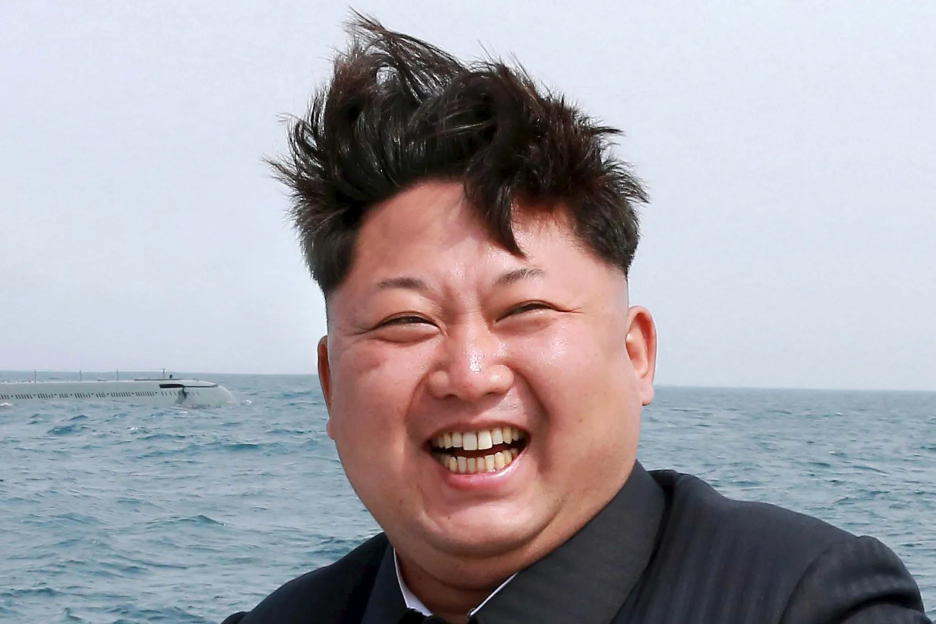
#> input picture neww.png, 1872 x 1248 px, found by its file name (shown at 1/2 size)
$ python 'Image Resizing.py'
#> lines starting #> are read from the running program, lines starting #| are printed output that depends on the picture
import cv2
import numpy as np
import matplotlib.pyplot as plt

image = cv2.imread(
    r"C:\Mugesh Rao\JIT\CANSAT\New folder\Python-Learning\CANSAT\neww.png", 1)
#> image is the input picture: shape (1248, 1872, 3); mean B, G, R 169, 162.2, 164.6
# Loading the image

half = cv2.resize(image, (0, 0), fx=0.1, fy=0.1)
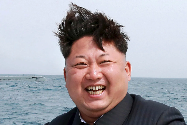
#> half: shape (125, 187, 3); mean B, G, R 168.8, 162, 164.5
bigger = cv2.resize(image, (1050, 1610))
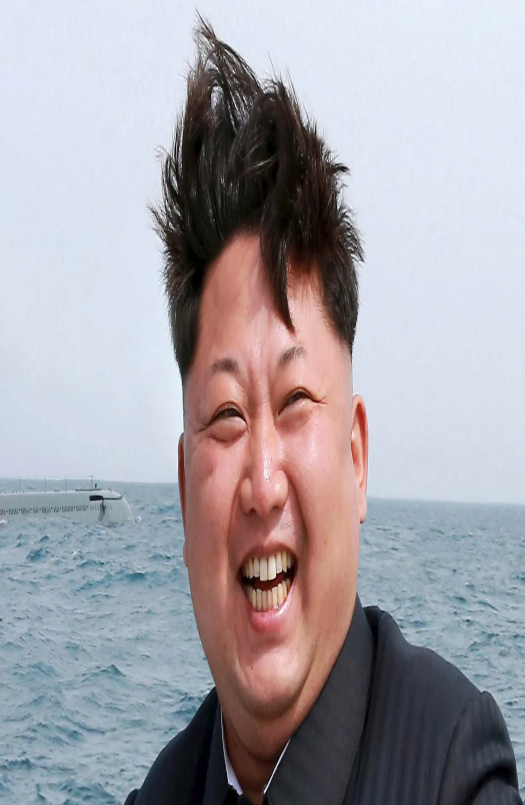
#> bigger: shape (1610, 1050, 3) (shown at 1/2 size); mean B, G, R 168.9, 162.1, 164.6

stretch_near = cv2.resize(image, (780, 540),
                          interpolation=cv2.INTER_LINEAR)
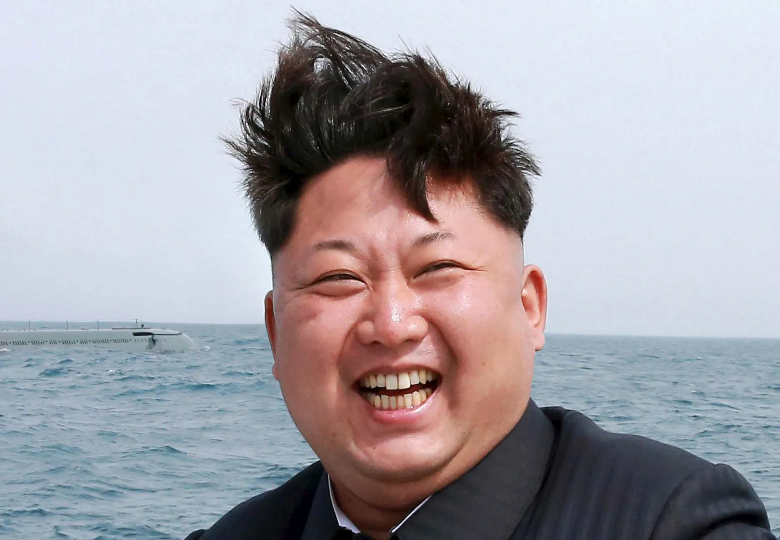
#> stretch_near: shape (540, 780, 3); mean B, G, R 168.9, 162.1, 164.6


Titles = ["Original", "Half", "Bigger", "Interpolation Nearest"]
images = [image, half, bigger, stretch_near]
count = 4

for i in range(count):
    plt.subplot(2, 2, i + 1)
    plt.title(Titles[i])
    plt.imshow(images[i])

plt.show()
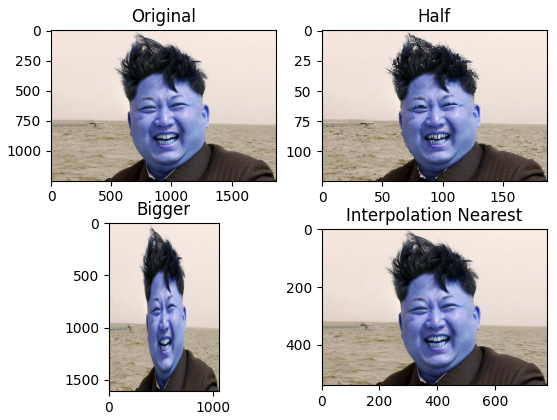
#> figure drawn by matplotlib, 4 panels; B, G, R data is drawn as R, G, B
